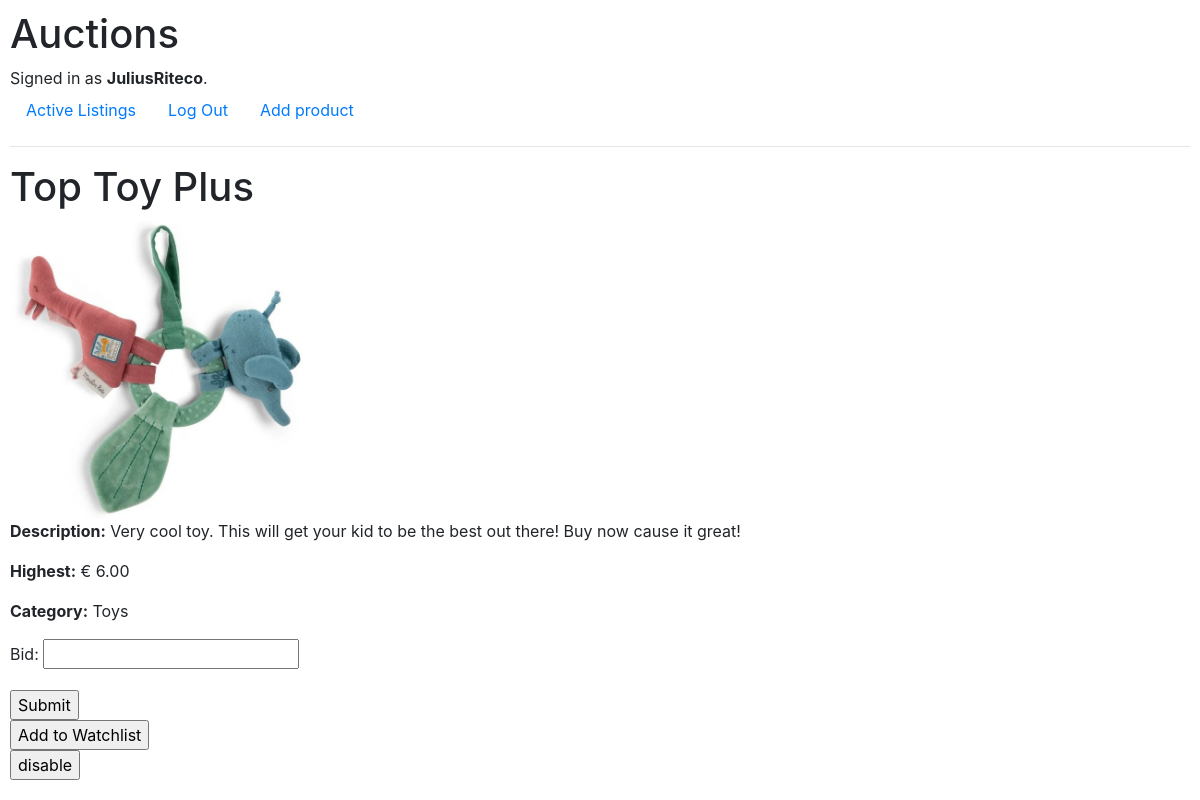
The page /product_details/3/ (signed in) on the database its author committed.
### auctions/models.py (models this page shows, shortened)
class User(AbstractUser):
    watchlist = models.ManyToManyField('AuctionListing', blank=True, related_name='watchlisted_by')
    pass

class AuctionListing(models.Model):
    name = models.CharField(max_length=64)
    description = models.TextField()
    image = models.ImageField(upload_to='images/', blank=True, null=True)  # Gebruik ImageField voor de afbeelding
    highest_bid = models.ForeignKey('Bidding', null=True, blank=True, on_delete=models.SET_NULL, related_name="highest_bid_for")
    category = models.ForeignKey(Category, on_delete=models.CASCADE, related_name="listings")
    owner = models.ForeignKey(User, on_delete=models.CASCADE, blank=True, null=True, related_name="user")
    isActive = models.BooleanField(default=True)

class Bidding(models.Model):
    bidder = models.ForeignKey(User, on_delete=models.CASCADE, related_name="bids")
    auction_listing = models.ForeignKey(AuctionListing, on_delete=models.CASCADE, related_name="bids")
    bid = models.DecimalField(max_digits=10, decimal_places=2)

class Category(models.Model): #niet meer aankomen. Meer categorieen niet nodig
    name = models.CharField(max_length=64)
    def __str__(self):
        return self.name

### auctions/views.py (the view)
# urls.py: path('product_details/<int:product_details_id>/', views.product_details, name='product_details'),
def product_details(request, product_details_id):
    product = get_object_or_404(AuctionListing, id=product_details_id)
    return render(request, "auctions/product_details.html", {
        "productDetails": product,
        "BiddingForm": BiddingForm(),
        "user": request.user,  # Voeg de user toe aan de context
    })

### auctions/views.py
class BiddingForm(forms.Form):
    newBid = forms.DecimalField(label="Bid")

### auctions/templates/auctions/product_details.html (shortened to what this page needs)
{% extends "auctions/layout.html" %}
{% block body %}
    <h1>{{ productDetails.name }}</h1>
    <img src="{{ productDetails.image.url }}" alt="{{ productDetails.name }}" style="width:300px;height:300px;"> <br>
    <p><b>Description:</b> {{ productDetails.description }}</p>
    {% if productDetails.highest_bid.bid %}
            <p><b>Highest:</b> € {{productDetails.highest_bid.bid}}</p>
        {% else %}
        <p></p><b>Highest:</b> no bid yet.</p>
        {% endif %}
    <p><b>Category:</b> {{ productDetails.category }}</p>
    {% if productDetails.isActive%}
    <form action="{% url 'New_bid' productDetails.id %}" method="post">
        {{ BiddingForm.as_p }}
        <input type="submit" value="Submit">
    </form>
    {% else %}
    <b>Buyer:</b> {{productDetails.highest_bid.bidder}}
    <h3> Product is sold </h3>
    {% endif %}
<form action="{% url 'toggle_watchlist' productDetails.id %}" method="post">
    {% if productDetails in user.watchlist.all %}
        <input type="submit" value="Remove from Watchlist">
    {% else %}
        <input type="submit" value="Add to Watchlist">
    {% endif %}
</form>
<form action="{% url 'disable' productDetails.id %}" method="post">
        <input type="submit" value="disable">
</form>
{% endblock %}

### auctions/templates/auctions/layout.html (shortened to what this page needs)
{% load static %}
<!DOCTYPE html>
<html lang="en">
    <head>
        <link rel="stylesheet" href="https://stackpath.bootstrapcdn.com/bootstrap/4.4.1/css/bootstrap.min.css">
        <link href="{% static 'auctions/styles.css' %}" rel="stylesheet">
    </head>
    <body>
        <h1>Auctions</h1>
        <div>
            {% if user.is_authenticated %}
                Signed in as <strong>{{ user.username }}</strong>.
            {% else %}
                Not signed in.
            {% endif %}
        </div>
        <ul class="nav">
            <li class="nav-item">
                <a class="nav-link" href="{% url 'index' %}">Active Listings</a>
            </li>
            {% if user.is_authenticated %}
                <li class="nav-item">
                    <a class="nav-link" href="{% url 'logout' %}">Log Out</a>
                </li>
                <li class="nav-item">
                    <a class="nav-link" href="{% url 'create' %}">Add product</a>
                </li>
            {% endif %}
        </ul>
        <hr>
        {% block body %}
        {% endblock %}
    </body>
</html>

### auctions/static/auctions/styles.css (style rules this page uses)
body { padding: 10px; }

### rows shown on the page
User: username "JuliusRiteco"
AuctionListing: name "Top Toy Plus", image (picture), description "Very cool toy. This will get your kid to be the best out there! Buy now cause it great!", highest_bid.bid "6.00", category "Toys"
